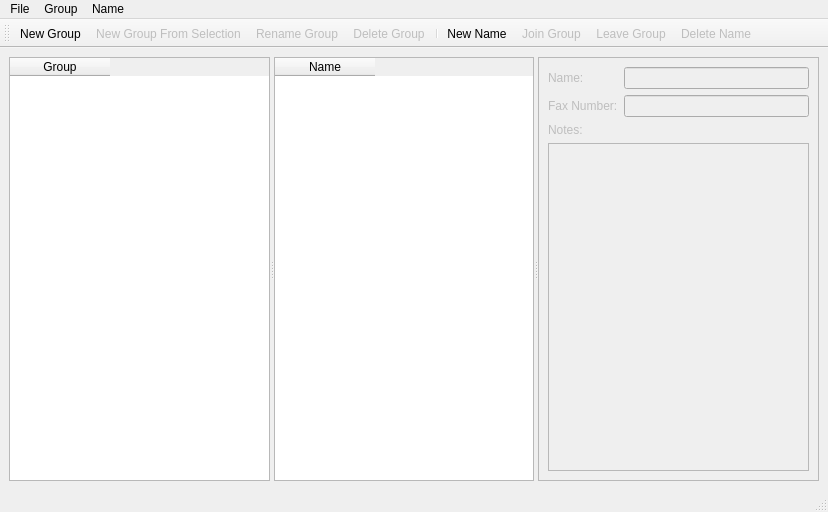
<ui version="4.0" >
 <class>MainWindow</class>
 <widget class="QMainWindow" name="MainWindow" >
  <property name="geometry" >
   <rect>
    <x>0</x>
    <y>0</y>
    <width>828</width>
    <height>512</height>
   </rect>
  </property>
  <property name="windowTitle" >
   <string>HP Device Manager - Fax Address Book</string>
  </property>
  <widget class="QWidget" name="centralwidget" >
   <layout class="QGridLayout" >
    <item row="0" column="0" >
     <widget class="QSplitter" name="Splitter" >
      <property name="orientation" >
       <enum>Qt::Horizontal</enum>
      </property>
      <widget class="FABGroupTable" name="GroupTableWidget" >
       <property name="alternatingRowColors" >
        <bool>true</bool>
       </property>
       <column>
        <property name="text" >
         <string>Group</string>
        </property>
       </column>
      </widget>
      <widget class="FABNameTable" name="NameTableWidget" >
       <property name="alternatingRowColors" >
        <bool>true</bool>
       </property>
       <column>
        <property name="text" >
         <string>Name</string>
        </property>
       </column>
      </widget>
      <widget class="QFrame" name="NameFrame" >
       <property name="enabled" >
        <bool>false</bool>
       </property>
       <property name="frameShape" >
        <enum>QFrame::StyledPanel</enum>
       </property>
       <property name="frameShadow" >
        <enum>QFrame::Raised</enum>
       </property>
       <layout class="QGridLayout" >
        <item row="0" column="0" >
         <widget class="QLabel" name="label" >
          <property name="text" >
           <string>Name:</string>
          </property>
         </widget>
        </item>
        <item row="0" column="1" >
         <widget class="QLineEdit" name="NameLineEdit" />
        </item>
        <item row="1" column="0" >
         <widget class="QLabel" name="label_2" >
          <property name="text" >
           <string>Fax Number:</string>
          </property>
         </widget>
        </item>
        <item row="1" column="1" >
         <widget class="QLineEdit" name="FaxNumberLineEdit" />
        </item>
        <item row="2" column="0" >
         <widget class="QLabel" name="label_3" >
          <property name="text" >
           <string>Notes:</string>
          </property>
         </widget>
        </item>
        <item row="3" column="0" colspan="2" >
         <widget class="QTextEdit" name="NotesTextEdit" />
        </item>
       </layout>
      </widget>
     </widget>
    </item>
   </layout>
  </widget>
  <widget class="QMenuBar" name="menubar" >
   <property name="geometry" >
    <rect>
     <x>0</x>
     <y>0</y>
     <width>828</width>
     <height>26</height>
    </rect>
   </property>
   <widget class="QMenu" name="menuGroup" >
    <property name="title" >
     <string>Group</string>
    </property>
    <addaction name="NewGroupAction" />
    <addaction name="NewGroupFromSelectionAction" />
    <addaction name="RenameGroupAction" />
    <addaction name="separator" />
    <addaction name="RemoveGroupAction" />
   </widget>
   <widget class="QMenu" name="menuName" >
    <property name="title" >
     <string>Name</string>
    </property>
    <addaction name="NewNameAction" />
    <addaction name="separator" />
    <addaction name="AddToGroupAction" />
    <addaction name="RemoveFromGroupAction" />
    <addaction name="separator" />
    <addaction name="RemoveNameAction" />
   </widget>
   <widget class="QMenu" name="menuFile" >
    <property name="title" >
     <string>File</string>
    </property>
    <addaction name="ImportAction" />
    <addaction name="separator" />
    <addaction name="QuitAction" />
   </widget>
   <addaction name="menuFile" />
   <addaction name="menuGroup" />
   <addaction name="menuName" />
  </widget>
  <widget class="QStatusBar" name="statusbar" />
  <widget class="QToolBar" name="toolBar" >
   <property name="windowTitle" >
    <string>toolBar</string>
   </property>
   <attribute name="toolBarArea" >
    <enum>TopToolBarArea</enum>
   </attribute>
   <attribute name="toolBarBreak" >
    <bool>false</bool>
   </attribute>
   <addaction name="NewGroupAction" />
   <addaction name="NewGroupFromSelectionAction" />
   <addaction name="RenameGroupAction" />
   <addaction name="RemoveGroupAction" />
   <addaction name="separator" />
   <addaction name="NewNameAction" />
   <addaction name="AddToGroupAction" />
   <addaction name="RemoveFromGroupAction" />
   <addaction name="RemoveNameAction" />
  </widget>
  <action name="NewGroupAction" >
   <property name="text" >
    <string>New Group...</string>
   </property>
  </action>
  <action name="NewNameAction" >
   <property name="text" >
    <string>New Name...</string>
   </property>
  </action>
  <action name="RemoveGroupAction" >
   <property name="enabled" >
    <bool>false</bool>
   </property>
   <property name="text" >
    <string>Delete Group...</string>
   </property>
  </action>
  <action name="QuitAction" >
   <property name="text" >
    <string>Quit</string>
   </property>
  </action>
  <action name="RemoveNameAction" >
   <property name="enabled" >
    <bool>false</bool>
   </property>
   <property name="text" >
    <string>Delete Name...</string>
   </property>
  </action>
  <action name="NewGroupFromSelectionAction" >
   <property name="enabled" >
    <bool>false</bool>
   </property>
   <property name="text" >
    <string>New Group From Selection...</string>
   </property>
  </action>
  <action name="ImportAction" >
   <property name="text" >
    <string>Import...</string>
   </property>
  </action>
  <action name="RenameGroupAction" >
   <property name="enabled" >
    <bool>false</bool>
   </property>
   <property name="text" >
    <string>Rename Group...</string>
   </property>
  </action>
  <action name="RemoveFromGroupAction" >
   <property name="enabled" >
    <bool>false</bool>
   </property>
   <property name="text" >
    <string>Leave Group</string>
   </property>
  </action>
  <action name="AddToGroupAction" >
   <property name="enabled" >
    <bool>false</bool>
   </property>
   <property name="text" >
    <string>Join Group...</string>
   </property>
  </action>
 </widget>
 <customwidgets>
  <customwidget>
   <class>FABGroupTable</class>
   <extends>QTableWidget</extends>
   <header>fabgrouptable.h</header>
  </customwidget>
  <customwidget>
   <class>FABNameTable</class>
   <extends>QTableWidget</extends>
   <header>fabnametable.h</header>
  </customwidget>
 </customwidgets>
 <resources/>
 <connections/>
</ui>
